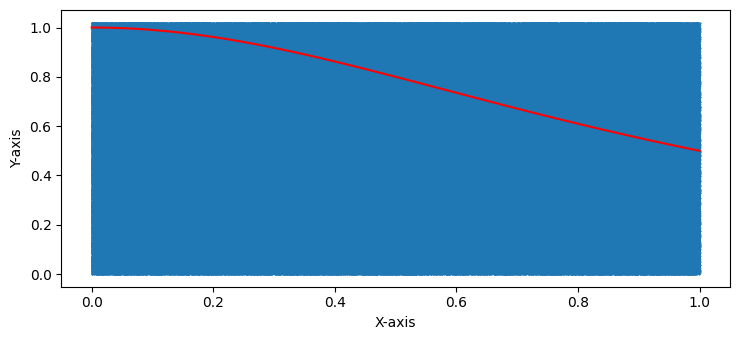

Write Python code to recreate this figure.
import random
import numpy as np
from matplotlib import pyplot as plt


def f(x):
    return 1 / (1 + x**2)


height = 1.02
num_coordinates = 1000000

coordinates_x = np.random.uniform(0, 1, num_coordinates)
coordinates_y = np.random.uniform(0, height, num_coordinates)

ns = np.sum(coordinates_y <= f(coordinates_x))

x = np.linspace(0, 1, 100)

plt.plot(x, f(x), color='red')
plt.scatter(coordinates_x, coordinates_y, s=0.1)

plt.xlabel('X-axis')
plt.ylabel('Y-axis')

print('ns:', ns)

area = height * ns / num_coordinates
print('Area:', area)

plt.show()
